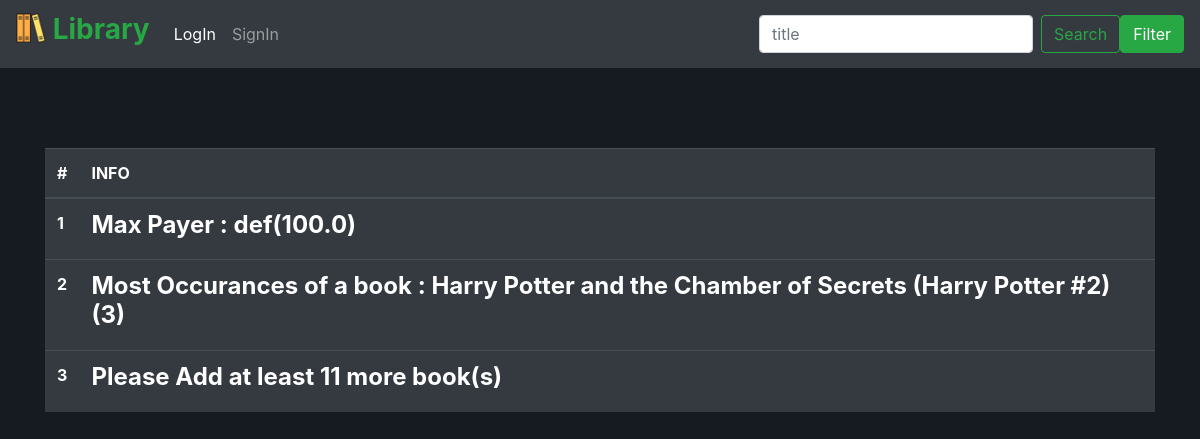
The app's page /, older data.
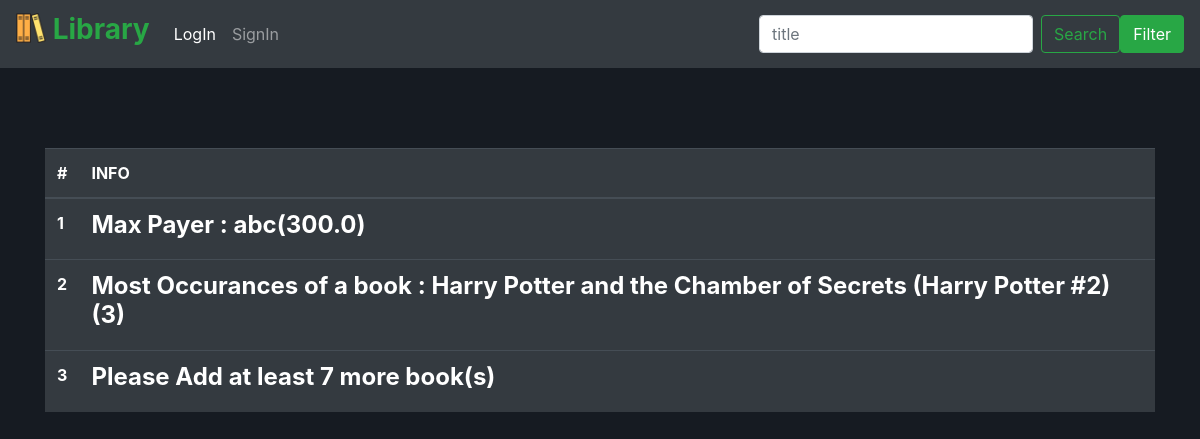
The same page, newer data.
### src/models.py (models this page shows, shortened)
class members(db.Model):
    id = db.Column('member_id' , db.Integer , primary_key=True)
    name = db.Column(db.String(100) , nullable=False)
    email = db.Column(db.String(100) , nullable=False , unique=True)
    count = db.Column(db.Integer , nullable=False)
    total_transactions = db.Column(db.Integer , nullable=False)
    paid = db.Column(db.Float , nullable=False)
    debt = db.Column(db.Float , nullable=False)

### src/app.py (the view)
@app.route('/')
def index():
    a = members.query.all()
    b = books.query.all()
    l = []
    for i in a:
        l += [(i.paid , i.name)]
    l = sorted(l , key=lambda i:i[0])
    c = 0
    d = {}
    for i in b:
        c += 1
        if i.title not in d:
            d[i.title] = 1
        else:
            d[i.title] += 1
    q = sorted(d.items() , key=lambda i:i[1])
    if c<15:
        c = 15 - c
    maxall = []
    if len(l)>0:
        maxall += [l[-1]]
    else:
        maxall += [[]]
    if len(q)>0:
        maxall += [q[-1]]
    else:
        maxall += [[]]
    maxall += [c]
    return render_template("index.html" , maxall=maxall)

### src/templates/index.html
{% extends "base.html" %}
{% block mainbody %}
<div class="container-sm indexbody">
    <table class="table table-hover table-dark">
        <thead>
            <tr>
                <th scope="col">#</th>
                <th scope="col">INFO</th>
            </tr>
        </thead>
        <tbody>
            <tr>
                <th scope="row">1</th>
                <td>
                    {% if not maxall[0]|length==0 %}
                        <h4 style="color: white; font-weight: bold;">Max Payer : {{ maxall[0][1] }}({{ maxall[0][0] }})</h4>
                    {% endif %}
                </td>
            </tr>
            <tr>
                <th scope="row">2</th>
                <td>
                    {% if not maxall[1]|length==0 %}
                        <h4 style="color: white; font-weight: bold;">Most Occurances of a book : {{ maxall[1][0] }}({{ maxall[1][1] }})</h4>
                    {% endif %}
                </td>
            </tr>
            <tr>
                <th scope="row">3</th>
                <td>
                    {% if maxall[2] > 0 %}
                        <h4 style="color: white; font-weight: bold;">Please Add at least {{ maxall[2] }} more book(s)</h4>
                    {% else %}
                        <h4 style="color: white; font-weight: bold;">Requirred number books added<h4>
                    {% endif %}
                </td>
            </tr>
        </tbody>
    </table>
</div>
{% endblock %}

Row changes from the older to the newer data that the page shows:
no longer on this page (row edited): members: name "def", paid "100.0"
added members: name "abc", paid "300.0"
Text that changed along with them:
{{ maxall[2] }}: "11" → "7"
